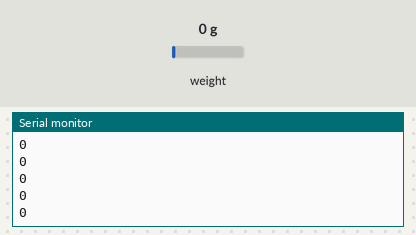
The sketch below on a simulated Arduino Uno, built with avr-gcc and run on an emulated ATmega328P. Parts: the last lines printed to the serial monitor. The inputs (shaded band) are chosen by the test bench; at power-on: weight on the scale 0 g.

Above: at 3.3 s.
3.4 s: weight on the scale set to 100 g
At 3.46 s:
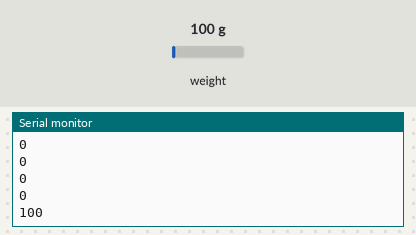
4.9 s: weight on the scale set to 1250 g
At 4.98 s:
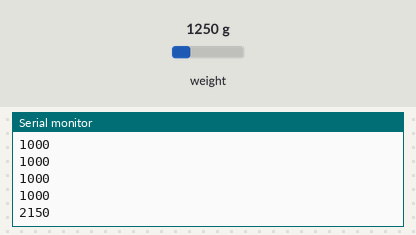
Timing chart, 0 to 7.9 s (numbered marks = the images above; inputs shaded):
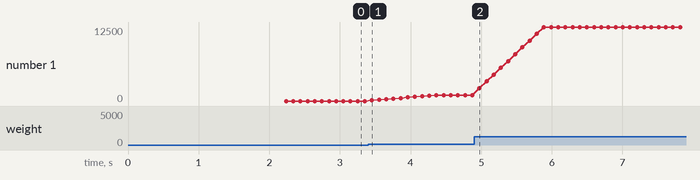

Measured:
- after the input at 3.4 s, the serial monitor: prints a new line after 0.05 s (image 1)
- after the input at 4.9 s, the serial monitor: prints a new line after 0.08 s (image 2)
- plotted number 1: 0 → 1000 after the input at 3.4 s, 1000 → 12500 after the input at 4.9 s

The sketch:

average_weighing_v2.ino
```cpp
/*
 Setup your scale and start the sketch WITHOUT a weight on the scale
 Once readings are displayed place the weight on the scale
 Press +/- or a/z to adjust the calibration_factor until the output readings match the known weight
 Arduino pin 5 -> HX711 CLK
 Arduino pin 6 -> HX711 DOUT
 Arduino pin 5V -> HX711 VCC
 Arduino pin GND -> HX711 GND
*/

#include "HX711.h"

HX711 scale(6, 5);

float calibration_factor = -375; // this calibration factor is adjusted according to my load cell
float units;
float ounces;


const int numReadings = 10;

int readings[numReadings];      // the readings from the analog input
int readIndex = 0;              // the index of the current reading
int total = 0;                  // the running total
int average = 0;                // the average


void setup() {
  Serial.begin(9600);
   for (int thisReading = 0; thisReading < numReadings; thisReading++) {
    readings[thisReading] = 0;
  }
  Serial.println("HX711 calibration sketch");
  Serial.println("Remove all weight from scale");
  Serial.println("After readings begin, place known weight on scale");
  Serial.println("Press + or a to increase calibration factor");
  Serial.println("Press - or z to decrease calibration factor");

  scale.set_scale();
  scale.tare();  //Reset the scale to 0

  long zero_factor = scale.read_average(); //Get a baseline reading
  Serial.print("Zero factor: "); //This can be used to remove the need to tare the scale. Useful in permanent scale projects.
  Serial.println(zero_factor);
}

void loop() {

  scale.set_scale(calibration_factor); //Adjust to this calibration factor

  //Serial.print("Reading: ");
  units = scale.get_units(), 10;
  if (units < 0)
  {
    units = 0.00;
  }
  ounces = units * 0.035274;
  //Serial.println(units);
  //Serial.print(" grams");
  //Serial.print(" calibration_factor: ");
  //Serial.print(calibration_factor);
  //Serial.println();

  total = total - readings[readIndex];
  readings[readIndex] = units;

  for(int i = 0; i <10; i++)
{
  //Serial.println(readings[i]);
}


  // add the reading to the total:
  total = total + readings[readIndex];

  //Serial.print('---------');
  //Serial.print(total);
  // advance to the next position in the array:
  readIndex = readIndex + 1;

  if (readIndex >= numReadings) {
    // ...wrap around to the beginning:
    readIndex = 0;
  }

   // calculate the average:
  Serial.println(total);
  //Serial.println(numReadings);
  average = total / numReadings;
  // send it to the computer as ASCII digits
  //Serial.print(average);
  delay(1);        // delay in between reads for stability


  //Serial.print(units);
  //Serial.println(" grams");


  if(Serial.available())
  {
    char temp = Serial.read();
    if(temp == '+' || temp == 'a')
      calibration_factor += 1;
    else if(temp == '-' || temp == 'z')
      calibration_factor -= 1;
  }

   // subtract the last reading:

  //delay(1000);


}
```
